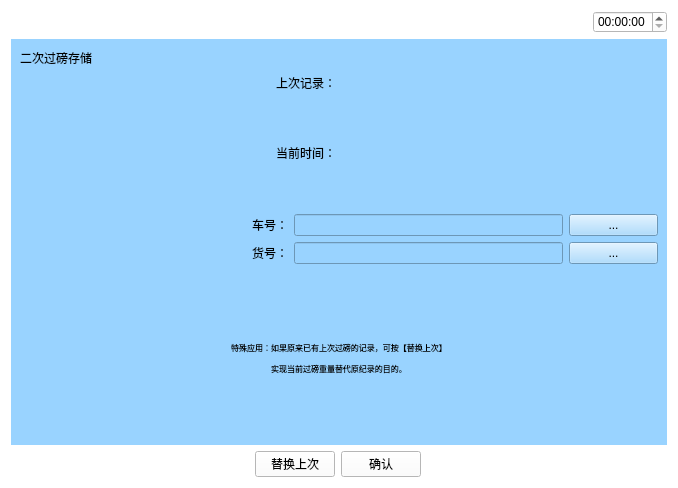
<?xml version="1.0" encoding="UTF-8"?>
<ui version="4.0">
 <class>Erciguobang</class>
 <widget class="QWidget" name="Erciguobang">
  <property name="geometry">
   <rect>
    <x>0</x>
    <y>0</y>
    <width>678</width>
    <height>488</height>
   </rect>
  </property>
  <property name="windowTitle">
   <string>Form</string>
  </property>
  <property name="styleSheet">
   <string notr="true">background-color: rgb(255, 255, 255);</string>
  </property>
  <layout class="QVBoxLayout" name="verticalLayout_4" stretch="1,5,1">
   <item>
    <layout class="QHBoxLayout" name="horizontalLayout_5">
     <item>
      <widget class="QPushButton" name="pushButton">
       <property name="text">
        <string/>
       </property>
       <property name="icon">
        <iconset resource="myimages.qrc">
         <normaloff>:/image/images/4g.png</normaloff>:/image/images/4g.png</iconset>
       </property>
       <property name="flat">
        <bool>true</bool>
       </property>
      </widget>
     </item>
     <item>
      <widget class="QPushButton" name="pushButton_2">
       <property name="text">
        <string/>
       </property>
       <property name="icon">
        <iconset resource="myimages.qrc">
         <normaloff>:/image/images/wireless.svg</normaloff>:/image/images/wireless.svg</iconset>
       </property>
       <property name="flat">
        <bool>true</bool>
       </property>
      </widget>
     </item>
     <item>
      <widget class="QPushButton" name="pushButton_3">
       <property name="text">
        <string/>
       </property>
       <property name="icon">
        <iconset resource="myimages.qrc">
         <normaloff>:/image/images/bl.svg</normaloff>:/image/images/bl.svg</iconset>
       </property>
       <property name="flat">
        <bool>true</bool>
       </property>
      </widget>
     </item>
     <item>
      <widget class="QPushButton" name="pushButton_4">
       <property name="text">
        <string/>
       </property>
       <property name="icon">
        <iconset resource="myimages.qrc">
         <normaloff>:/image/images/locate.svg</normaloff>:/image/images/locate.svg</iconset>
       </property>
       <property name="flat">
        <bool>true</bool>
       </property>
      </widget>
     </item>
     <item>
      <spacer name="horizontalSpacer_4">
       <property name="orientation">
        <enum>Qt::Horizontal</enum>
       </property>
       <property name="sizeHint" stdset="0">
        <size>
         <width>40</width>
         <height>20</height>
        </size>
       </property>
      </spacer>
     </item>
     <item>
      <widget class="QTimeEdit" name="timeEdit_2"/>
     </item>
    </layout>
   </item>
   <item>
    <widget class="QWidget" name="widget" native="true">
     <property name="sizePolicy">
      <sizepolicy hsizetype="Preferred" vsizetype="Preferred">
       <horstretch>0</horstretch>
       <verstretch>0</verstretch>
      </sizepolicy>
     </property>
     <property name="contextMenuPolicy">
      <enum>Qt::DefaultContextMenu</enum>
     </property>
     <property name="styleSheet">
      <string notr="true">background-color: rgb(153, 211, 255);</string>
     </property>
     <layout class="QVBoxLayout" name="verticalLayout_2" stretch="2,0,2,2">
      <item>
       <layout class="QHBoxLayout" name="horizontalLayout">
        <item>
         <widget class="QLabel" name="label">
          <property name="text">
           <string>二次过磅存储</string>
          </property>
         </widget>
        </item>
        <item>
         <spacer name="horizontalSpacer">
          <property name="orientation">
           <enum>Qt::Horizontal</enum>
          </property>
          <property name="sizeHint" stdset="0">
           <size>
            <width>40</width>
            <height>20</height>
           </size>
          </property>
         </spacer>
        </item>
        <item>
         <layout class="QVBoxLayout" name="verticalLayout"/>
        </item>
       </layout>
      </item>
      <item>
       <layout class="QHBoxLayout" name="horizontalLayout_10">
        <item>
         <widget class="QLabel" name="label_10">
          <property name="text">
           <string>上次记录：</string>
          </property>
          <property name="alignment">
           <set>Qt::AlignRight|Qt::AlignTrailing|Qt::AlignVCenter</set>
          </property>
         </widget>
        </item>
        <item>
         <widget class="QLabel" name="lastTime">
          <property name="text">
           <string/>
          </property>
         </widget>
        </item>
       </layout>
      </item>
      <item>
       <layout class="QVBoxLayout" name="verticalLayout_3">
        <item>
         <layout class="QHBoxLayout" name="horizontalLayout_3">
          <item>
           <widget class="QLabel" name="label_3">
            <property name="text">
             <string>当前时间：</string>
            </property>
            <property name="alignment">
             <set>Qt::AlignRight|Qt::AlignTrailing|Qt::AlignVCenter</set>
            </property>
           </widget>
          </item>
          <item>
           <widget class="QLabel" name="currentTime">
            <property name="text">
             <string/>
            </property>
           </widget>
          </item>
         </layout>
        </item>
        <item>
         <layout class="QHBoxLayout" name="horizontalLayout_4" stretch="3,3,1">
          <item>
           <widget class="QLabel" name="label_5">
            <property name="text">
             <string>车号：</string>
            </property>
            <property name="alignment">
             <set>Qt::AlignRight|Qt::AlignTrailing|Qt::AlignVCenter</set>
            </property>
           </widget>
          </item>
          <item>
           <widget class="QLineEdit" name="lineEdit_car">
            <property name="text">
             <string/>
            </property>
           </widget>
          </item>
          <item>
           <widget class="QPushButton" name="caridbtn">
            <property name="text">
             <string>...</string>
            </property>
           </widget>
          </item>
         </layout>
        </item>
        <item>
         <layout class="QHBoxLayout" name="horizontalLayout_6" stretch="3,3,1">
          <item>
           <widget class="QLabel" name="label_6">
            <property name="text">
             <string>货号：</string>
            </property>
            <property name="alignment">
             <set>Qt::AlignRight|Qt::AlignTrailing|Qt::AlignVCenter</set>
            </property>
           </widget>
          </item>
          <item>
           <widget class="QLineEdit" name="lineEdit_art">
            <property name="text">
             <string/>
            </property>
           </widget>
          </item>
          <item>
           <widget class="QPushButton" name="artidbtn">
            <property name="text">
             <string>...</string>
            </property>
           </widget>
          </item>
         </layout>
        </item>
       </layout>
      </item>
      <item>
       <widget class="QLabel" name="label_2">
        <property name="font">
         <font>
          <pointsize>6</pointsize>
         </font>
        </property>
        <property name="text">
         <string>

特殊应用：如果原来已有上次过磅的记录，可按【替换上次】

实现当前过磅重量替代原纪录的目的。
</string>
        </property>
        <property name="alignment">
         <set>Qt::AlignCenter</set>
        </property>
       </widget>
      </item>
     </layout>
    </widget>
   </item>
   <item>
    <layout class="QHBoxLayout" name="horizontalLayout_2">
     <item>
      <widget class="QPushButton" name="returnIndex">
       <property name="font">
        <font>
         <family>AR PL UMing TW MBE</family>
        </font>
       </property>
       <property name="styleSheet">
        <string notr="true">border-image: url(:/image/images/index.svg);</string>
       </property>
       <property name="text">
        <string/>
       </property>
       <property name="icon">
        <iconset resource="myimages.qrc">
         <normaloff>:/image/images/index.svg</normaloff>:/image/images/index.svg</iconset>
       </property>
       <property name="iconSize">
        <size>
         <width>40</width>
         <height>40</height>
        </size>
       </property>
       <property name="flat">
        <bool>true</bool>
       </property>
      </widget>
     </item>
     <item>
      <spacer name="horizontalSpacer_6">
       <property name="orientation">
        <enum>Qt::Horizontal</enum>
       </property>
       <property name="sizeHint" stdset="0">
        <size>
         <width>40</width>
         <height>20</height>
        </size>
       </property>
      </spacer>
     </item>
     <item>
      <widget class="QPushButton" name="replaceBtn">
       <property name="text">
        <string>替换上次</string>
       </property>
      </widget>
     </item>
     <item>
      <widget class="QPushButton" name="okbtn">
       <property name="text">
        <string>确认</string>
       </property>
      </widget>
     </item>
     <item>
      <spacer name="horizontalSpacer_2">
       <property name="orientation">
        <enum>Qt::Horizontal</enum>
       </property>
       <property name="sizeHint" stdset="0">
        <size>
         <width>40</width>
         <height>20</height>
        </size>
       </property>
      </spacer>
     </item>
     <item>
      <widget class="QPushButton" name="returnPage">
       <property name="text">
        <string/>
       </property>
       <property name="icon">
        <iconset resource="myimages.qrc">
         <normaloff>:/image/images/shangyiye.svg</normaloff>:/image/images/shangyiye.svg</iconset>
       </property>
       <property name="iconSize">
        <size>
         <width>40</width>
         <height>40</height>
        </size>
       </property>
       <property name="flat">
        <bool>true</bool>
       </property>
      </widget>
     </item>
    </layout>
   </item>
  </layout>
 </widget>
 <resources>
  <include location="myimages.qrc"/>
 </resources>
 <connections/>
</ui>
